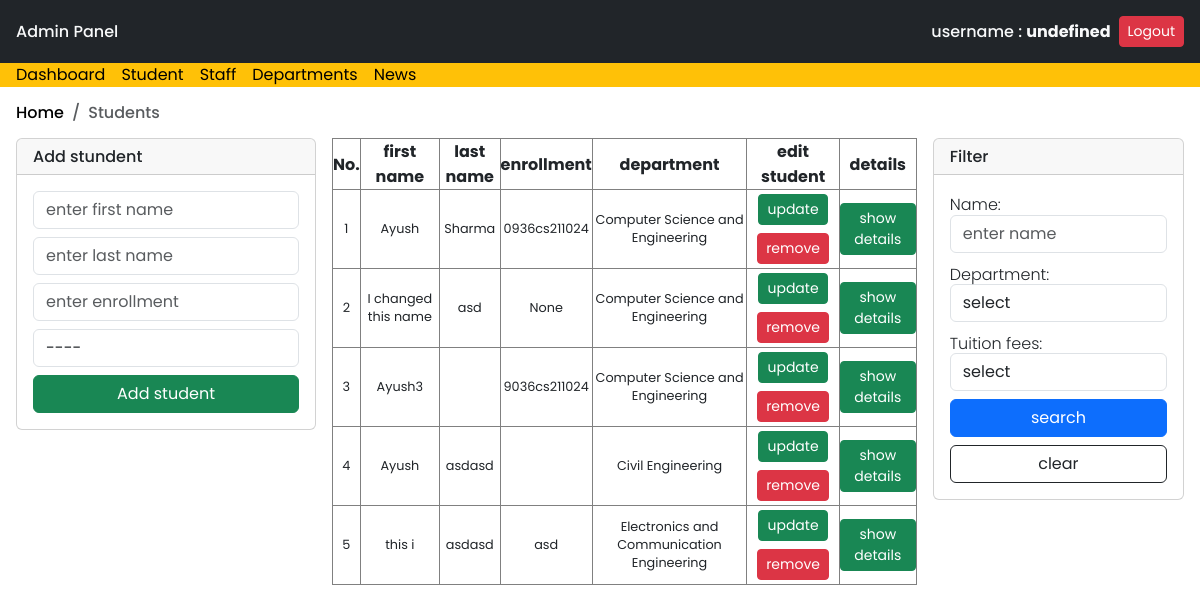
Screenshot of /admin_dashboard/students/ with the database file from the repository.
### student_dashboard/models.py (models this page shows)
class StudentModel(models.Model):
  uid = models.UUIDField(editable=False, unique=True, default=uuid.uuid4)
  first_name = models.CharField(max_length=100)
  last_name = models.CharField(max_length=100, blank=True)
  enrollment = models.CharField(max_length=12, null=True)
  DOB = models.DateField(blank=True,null=True)
  department = models.ForeignKey(DepartmentModel, on_delete=models.SET_NULL, blank=True, null=True)
  created_at = models.DateTimeField(auto_now_add=True)
  updated_at = models.DateTimeField(auto_now=True)

### admin_dashboard/views.py (the view)
# urls.py: path('students/',views.students,name='students'),
def students(request):
  q = request.GET.get('q','')
  d = request.GET.get('d','')
  if request.GET.get("add_student"):
    student = StudentModel(
      first_name = request.GET.get("first_name"),
      last_name = request.GET.get("last_name"),
      enrollment = request.GET.get("enrollment"),
      department = DepartmentModel.objects.get(id=request.GET.get("department")),
      )
    student.save()
    messages.success(request, "Student is created!")
    return redirect("admin_dashboard:students")
  else:
    if q or d:
      students = StudentModel.objects.select_related("department").filter(first_name__icontains=q, department__name__icontains=d).values(
        "id","first_name","last_name","enrollment","department__pk","department__code", "department__name"
      )
    else:
      students = StudentModel.objects.select_related("department").values(
        "id","first_name","last_name","enrollment","department__pk","department__code", "department__name"
      )
    departments = DepartmentModel.objects.all().values()
    return render(request,'admin_dashboard/student/students.html', {
      "students" : students,
      "departments" :departments,
      "q":q,
      "d" :d,
      })

### admin_dashboard/templates/admin_dashboard/student/students.html (shortened to what this page needs)
{% extends 'admin_dashboard.html' %}
{% block content %}
<nav aria-label="breadcrumb">
  <ol class="breadcrumb h6">
    <li class="breadcrumb-item"><a href="{% url 'admin_dashboard:dashboard' %}">Home</a></li>
    <li class="breadcrumb-item active" aria-current="page">Students</li>
  </ol>
</nav>
<div class="w-100 d-flex gap-3" style="justify-content: center;flex: 1;">
  <div class="card" style="flex:2;min-width: 300px;height: fit-content;">
    <div class="card-header">
      <h6 class="m-0 p-0">Add stundent</h6>
    </div>
    <form action="" method="get" class="card-body d-flex gap-2" style="flex-direction: column;">
      <input type="text" class="form-control" placeholder="enter first name" name="first_name">
      <input type="text" class="form-control" placeholder="enter last name" name="last_name">
      <input type="text" class="form-control" placeholder="enter enrollment" name="enrollment">
      <select name="department" class="form-control" id="department">
        <option value="None" selected disabled>----</option>
      </select>
      <button class="btn btn-success">Add student</button>
    </form>
  </div>
  <div class="flex-grow-1">
    <table class="rounded-sm w-100 table-bordered text-center" style="flex:1;">
      <thead>
        <tr>
          <th>No.</th>
          <th>first name</th>
          <th>last name</th>
          <th>enrollment</th>
          <th>department</th>
          <th>edit student</th>
          <th>details</th>
        </tr>
      </thead>
      <tbody>
        {% for student in students %}
        <tr style="font-size: 0.8rem;">
          <td>{{forloop.counter}}</td>
          <td>{{student.first_name}}</td>
          <td>{{student.last_name}}</td>
          <td>{{student.enrollment}}</td>
          <td>{{student.department__name}}</td>
          <td>
            <a href="{% url 'admin_dashboard:update_student' student.id %}">
              <button class="btn btn-success btn-sm my-1">update</button>
            </a>
            <a href="{% url 'admin_dashboard:delete_student' student.id %}">
              <button class="btn btn-danger btn-sm my-1">remove</button>
            </a>
          </td>
          <td>
            <a href="{% url 'admin_dashboard:student_details' student.id %}">
              <button class="btn btn-success btn-sm my-1">show details</button>
            </a>
          </td>
        </tr>
        {% endfor %}
      </tbody>
    </table>
  </div>
  <div class="flex-grow-1" style="min-width: 200px;">
    <div class="card">
      <div class="card-header">
        <h6 class="m-0 p-0">Filter</h6>
      </div>
      <div class="card-body">
        <form class="d-flex flex-column gap-2">
          <div>
            <h6 class="m-0 p-0 fw-light mt-1">Name:</h6>
            <input type="text" class="form-control" name="name" placeholder="enter name">
          </div>
          <div>
            <h6 class="m-0 p-0 fw-light mt-1">Department:</h6>
            <select name="department" class="form-control">
              <option disabled selected>select</option>
            </select>
          </div>
          <div>
            <h6 class="m-0 p-0 fw-light mt-1">Tuition fees:</h6>
            <select name="department" class="form-control">
              <option disabled selected>select</option>
            </select>
          </div>
          <button class="btn btn-primary">search</button>
          <button type="reset" class="btn btn-outline-dark">clear</button>
        </form>
      </div>
    </div>
  </div>
</div>
{% endblock%}

### templates/admin_dashboard.html (shortened to what this page needs)
{% load static %}
<!DOCTYPE html>
<html lang="en">
<head>
  <link rel="stylesheet" href="{% static 'css/style.css' %}">
  <link href="https://cdn.jsdelivr.net/npm/bootstrap@5.3.3/dist/css/bootstrap.min.css" rel="stylesheet"
>
</head>
<body>
  <div class="d-flex flex-grow-1">
    <div class="d-flex flex-column flex-grow-1">
      <nav class="p-3 bg-dark text-light d-flex align-items-center">
        <h6 class="m-0 p-0">
          Admin Panel
        </h6>
        <div class="d-flex align-items-center gap-2" style="margin-left: auto;">
          <h6 class="m-0 p-0">username : <b>{% block username %}undefined{% endblock %}</b></h6>
          <button class="btn btn-danger btn-sm ">
            <a class="text-white" href="{% url 'admin_dashboard:logout' %}">Logout</a>
          </button>
        </div>
      </nav>
      <div class="bg-warning d-flex gap-3 ps-3">
        <a href="{% url 'admin_dashboard:dashboard' %}">Dashboard</a>
        <a href="{% url 'admin_dashboard:students' %}">Student</a>
        <a href="{% url 'admin_dashboard:staffs' %}">Staff</a>
        <a href="{% url 'admin_dashboard:departments' %}">Departments</a>
        <a href="{% url 'admin_dashboard:news' %}">News</a>
      </div>
      <div class="p-3 d-flex flex-column flex-grow-1" style="max-width: 100%">
        {% block content %}{% endblock %}
      </div>
    </div>
  </div>
</body>
</html>

### static/css/style.css (style rules this page uses)
* { margin: 0; padding: 0; box-sizing: border-box; font-family: "Poppins", serif; }
html, body { width: 100%; height: 100%; display: flex; flex-direction: column; background-color: white; }
a { text-decoration: none; list-style: none; }

### templates/admin_dashboard.html (style rules this page uses)
li a { text-decoration: none; color: black; }
a { text-decoration: none !important; color: black !important; }

### rows the page displays
StudentModel: first_name "Ayush", last_name "Sharma", enrollment "0936cs211024", department__name "Computer Science and Engineering"
StudentModel: first_name "I changed this name", last_name "asd", enrollment "None", department__name "Computer Science and Engineering"
StudentModel: first_name "Ayush3", enrollment "9036cs211024", department__name "Computer Science and Engineering"
StudentModel: first_name "Ayush", last_name "asdasd", department__name "Civil Engineering"
StudentModel: first_name "this i", last_name "asdasd", enrollment "asd", department__name "Electronics and Communication Engineering"
